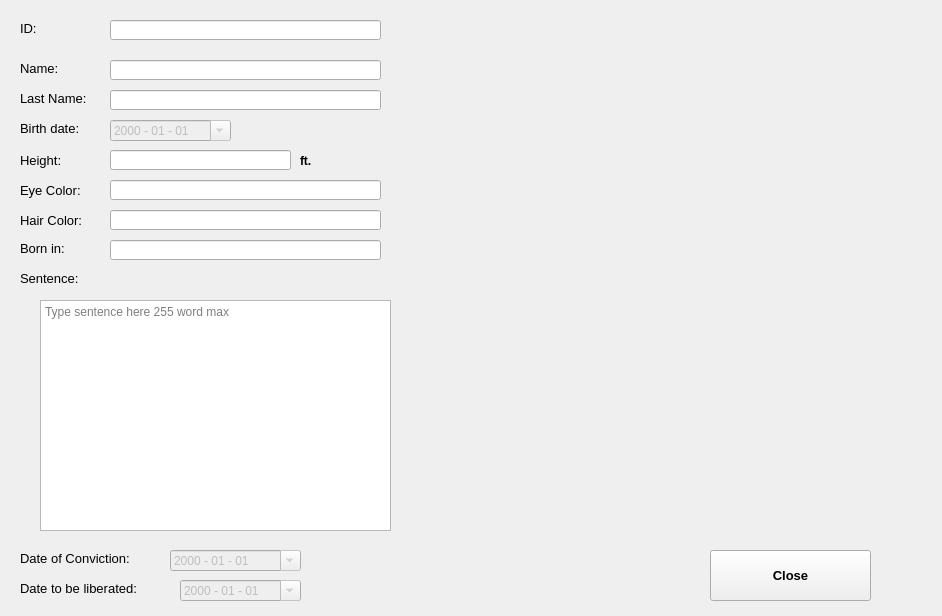
<?xml version="1.0" encoding="UTF-8"?>
<ui version="4.0">
 <class>actionSearch_for_a_prisoner</class>
 <widget class="QWidget" name="actionSearch_for_a_prisoner">
  <property name="geometry">
   <rect>
    <x>0</x>
    <y>0</y>
    <width>942</width>
    <height>616</height>
   </rect>
  </property>
  <property name="windowTitle">
   <string>View Prisoner</string>
  </property>
  <widget class="QLabel" name="hair_label">
   <property name="geometry">
    <rect>
     <x>20</x>
     <y>210</y>
     <width>91</width>
     <height>21</height>
    </rect>
   </property>
   <property name="font">
    <font>
     <pointsize>10</pointsize>
    </font>
   </property>
   <property name="text">
    <string>Hair Color:</string>
   </property>
  </widget>
  <widget class="QLabel" name="dateOfConviction_label">
   <property name="geometry">
    <rect>
     <x>20</x>
     <y>550</y>
     <width>151</width>
     <height>16</height>
    </rect>
   </property>
   <property name="font">
    <font>
     <pointsize>10</pointsize>
    </font>
   </property>
   <property name="text">
    <string>Date of Conviction:</string>
   </property>
  </widget>
  <widget class="QLabel" name="birthDate_label">
   <property name="geometry">
    <rect>
     <x>20</x>
     <y>120</y>
     <width>101</width>
     <height>16</height>
    </rect>
   </property>
   <property name="font">
    <font>
     <pointsize>10</pointsize>
    </font>
   </property>
   <property name="text">
    <string>Birth date: </string>
   </property>
  </widget>
  <widget class="QDateEdit" name="Birthdate_dateEdit">
   <property name="enabled">
    <bool>false</bool>
   </property>
   <property name="geometry">
    <rect>
     <x>110</x>
     <y>120</y>
     <width>121</width>
     <height>21</height>
    </rect>
   </property>
   <property name="font">
    <font>
     <pointsize>9</pointsize>
    </font>
   </property>
   <property name="buttonSymbols">
    <enum>QAbstractSpinBox::UpDownArrows</enum>
   </property>
   <property name="displayFormat">
    <string>yyyy - MM - dd</string>
   </property>
   <property name="calendarPopup">
    <bool>true</bool>
   </property>
  </widget>
  <widget class="QLabel" name="born_label">
   <property name="geometry">
    <rect>
     <x>20</x>
     <y>240</y>
     <width>61</width>
     <height>16</height>
    </rect>
   </property>
   <property name="font">
    <font>
     <pointsize>10</pointsize>
    </font>
   </property>
   <property name="text">
    <string>Born in:</string>
   </property>
  </widget>
  <widget class="QDateEdit" name="DateToBeLiberated_dateEdit">
   <property name="enabled">
    <bool>false</bool>
   </property>
   <property name="geometry">
    <rect>
     <x>180</x>
     <y>580</y>
     <width>121</width>
     <height>21</height>
    </rect>
   </property>
   <property name="font">
    <font>
     <pointsize>9</pointsize>
    </font>
   </property>
   <property name="buttonSymbols">
    <enum>QAbstractSpinBox::UpDownArrows</enum>
   </property>
   <property name="displayFormat">
    <string>yyyy - MM - dd</string>
   </property>
   <property name="calendarPopup">
    <bool>true</bool>
   </property>
  </widget>
  <widget class="QLineEdit" name="Born_lineEdit">
   <property name="geometry">
    <rect>
     <x>110</x>
     <y>240</y>
     <width>271</width>
     <height>20</height>
    </rect>
   </property>
   <property name="font">
    <font>
     <pointsize>9</pointsize>
     <weight>50</weight>
     <bold>false</bold>
    </font>
   </property>
   <property name="text">
    <string/>
   </property>
   <property name="readOnly">
    <bool>true</bool>
   </property>
  </widget>
  <widget class="QLabel" name="sentence_label">
   <property name="geometry">
    <rect>
     <x>20</x>
     <y>270</y>
     <width>91</width>
     <height>16</height>
    </rect>
   </property>
   <property name="font">
    <font>
     <pointsize>10</pointsize>
    </font>
   </property>
   <property name="text">
    <string>Sentence: </string>
   </property>
  </widget>
  <widget class="QTextEdit" name="Sentence_textEdit">
   <property name="geometry">
    <rect>
     <x>40</x>
     <y>300</y>
     <width>351</width>
     <height>231</height>
    </rect>
   </property>
   <property name="font">
    <font>
     <pointsize>9</pointsize>
    </font>
   </property>
   <property name="readOnly">
    <bool>true</bool>
   </property>
   <property name="placeholderText">
    <string>Type sentence here 255 word max</string>
   </property>
  </widget>
  <widget class="QLabel" name="dateToBeLiberated_label">
   <property name="geometry">
    <rect>
     <x>20</x>
     <y>580</y>
     <width>171</width>
     <height>16</height>
    </rect>
   </property>
   <property name="font">
    <font>
     <pointsize>10</pointsize>
    </font>
   </property>
   <property name="text">
    <string>Date to be liberated: </string>
   </property>
  </widget>
  <widget class="QLabel" name="eye_label">
   <property name="geometry">
    <rect>
     <x>20</x>
     <y>180</y>
     <width>91</width>
     <height>21</height>
    </rect>
   </property>
   <property name="font">
    <font>
     <pointsize>10</pointsize>
    </font>
   </property>
   <property name="text">
    <string>Eye Color: </string>
   </property>
  </widget>
  <widget class="QLabel" name="foto_label">
   <property name="geometry">
    <rect>
     <x>500</x>
     <y>50</y>
     <width>371</width>
     <height>311</height>
    </rect>
   </property>
   <property name="text">
    <string/>
   </property>
   <property name="scaledContents">
    <bool>true</bool>
   </property>
  </widget>
  <widget class="QPushButton" name="Close_pushButton">
   <property name="geometry">
    <rect>
     <x>710</x>
     <y>550</y>
     <width>161</width>
     <height>51</height>
    </rect>
   </property>
   <property name="font">
    <font>
     <pointsize>10</pointsize>
     <weight>75</weight>
     <bold>true</bold>
    </font>
   </property>
   <property name="text">
    <string>Close</string>
   </property>
  </widget>
  <widget class="QLabel" name="height_label">
   <property name="geometry">
    <rect>
     <x>20</x>
     <y>150</y>
     <width>71</width>
     <height>21</height>
    </rect>
   </property>
   <property name="font">
    <font>
     <pointsize>10</pointsize>
    </font>
   </property>
   <property name="text">
    <string>Height:</string>
   </property>
  </widget>
  <widget class="QLabel" name="lastName_label">
   <property name="geometry">
    <rect>
     <x>20</x>
     <y>90</y>
     <width>91</width>
     <height>16</height>
    </rect>
   </property>
   <property name="font">
    <font>
     <pointsize>10</pointsize>
    </font>
   </property>
   <property name="text">
    <string>Last Name:</string>
   </property>
  </widget>
  <widget class="QLineEdit" name="Hair_lineEdit">
   <property name="geometry">
    <rect>
     <x>110</x>
     <y>210</y>
     <width>271</width>
     <height>20</height>
    </rect>
   </property>
   <property name="font">
    <font>
     <pointsize>9</pointsize>
     <weight>50</weight>
     <bold>false</bold>
    </font>
   </property>
   <property name="text">
    <string/>
   </property>
   <property name="readOnly">
    <bool>true</bool>
   </property>
  </widget>
  <widget class="QLabel" name="id_label">
   <property name="geometry">
    <rect>
     <x>20</x>
     <y>20</y>
     <width>61</width>
     <height>16</height>
    </rect>
   </property>
   <property name="font">
    <font>
     <pointsize>10</pointsize>
    </font>
   </property>
   <property name="text">
    <string>ID:</string>
   </property>
  </widget>
  <widget class="QLabel" name="name_label">
   <property name="geometry">
    <rect>
     <x>20</x>
     <y>60</y>
     <width>61</width>
     <height>16</height>
    </rect>
   </property>
   <property name="font">
    <font>
     <pointsize>10</pointsize>
    </font>
   </property>
   <property name="text">
    <string>Name:</string>
   </property>
  </widget>
  <widget class="QLineEdit" name="Name_lineEdit">
   <property name="geometry">
    <rect>
     <x>110</x>
     <y>60</y>
     <width>271</width>
     <height>20</height>
    </rect>
   </property>
   <property name="font">
    <font>
     <pointsize>9</pointsize>
     <weight>50</weight>
     <bold>false</bold>
    </font>
   </property>
   <property name="text">
    <string/>
   </property>
   <property name="readOnly">
    <bool>true</bool>
   </property>
  </widget>
  <widget class="QLineEdit" name="LastName_lineEdit">
   <property name="geometry">
    <rect>
     <x>110</x>
     <y>90</y>
     <width>271</width>
     <height>20</height>
    </rect>
   </property>
   <property name="font">
    <font>
     <pointsize>9</pointsize>
     <weight>50</weight>
     <bold>false</bold>
    </font>
   </property>
   <property name="text">
    <string/>
   </property>
   <property name="readOnly">
    <bool>true</bool>
   </property>
  </widget>
  <widget class="QLineEdit" name="EyeColor_lineEdit">
   <property name="geometry">
    <rect>
     <x>110</x>
     <y>180</y>
     <width>271</width>
     <height>20</height>
    </rect>
   </property>
   <property name="font">
    <font>
     <pointsize>9</pointsize>
     <weight>50</weight>
     <bold>false</bold>
    </font>
   </property>
   <property name="text">
    <string/>
   </property>
   <property name="readOnly">
    <bool>true</bool>
   </property>
  </widget>
  <widget class="QLabel" name="ft_label">
   <property name="geometry">
    <rect>
     <x>300</x>
     <y>150</y>
     <width>91</width>
     <height>21</height>
    </rect>
   </property>
   <property name="font">
    <font>
     <pointsize>9</pointsize>
     <weight>75</weight>
     <bold>true</bold>
    </font>
   </property>
   <property name="text">
    <string>ft.</string>
   </property>
  </widget>
  <widget class="QLineEdit" name="ID_lineEdit">
   <property name="geometry">
    <rect>
     <x>110</x>
     <y>20</y>
     <width>271</width>
     <height>20</height>
    </rect>
   </property>
   <property name="font">
    <font>
     <pointsize>9</pointsize>
     <weight>50</weight>
     <bold>false</bold>
    </font>
   </property>
   <property name="text">
    <string/>
   </property>
   <property name="readOnly">
    <bool>true</bool>
   </property>
  </widget>
  <widget class="QDateEdit" name="DateOfConviction_dateEdit">
   <property name="enabled">
    <bool>false</bool>
   </property>
   <property name="geometry">
    <rect>
     <x>170</x>
     <y>550</y>
     <width>131</width>
     <height>21</height>
    </rect>
   </property>
   <property name="font">
    <font>
     <pointsize>9</pointsize>
    </font>
   </property>
   <property name="buttonSymbols">
    <enum>QAbstractSpinBox::UpDownArrows</enum>
   </property>
   <property name="displayFormat">
    <string>yyyy - MM - dd</string>
   </property>
   <property name="calendarPopup">
    <bool>true</bool>
   </property>
  </widget>
  <widget class="QLineEdit" name="Height_lineEdit">
   <property name="geometry">
    <rect>
     <x>110</x>
     <y>150</y>
     <width>181</width>
     <height>20</height>
    </rect>
   </property>
   <property name="font">
    <font>
     <pointsize>9</pointsize>
     <weight>50</weight>
     <bold>false</bold>
    </font>
   </property>
   <property name="text">
    <string/>
   </property>
   <property name="readOnly">
    <bool>true</bool>
   </property>
  </widget>
 </widget>
 <resources/>
 <connections>
  <connection>
   <sender>Close_pushButton</sender>
   <signal>clicked()</signal>
   <receiver>actionSearch_for_a_prisoner</receiver>
   <slot>close()</slot>
   <hints>
    <hint type="sourcelabel">
     <x>766</x>
     <y>563</y>
    </hint>
    <hint type="destinationlabel">
     <x>589</x>
     <y>521</y>
    </hint>
   </hints>
  </connection>
 </connections>
</ui>
